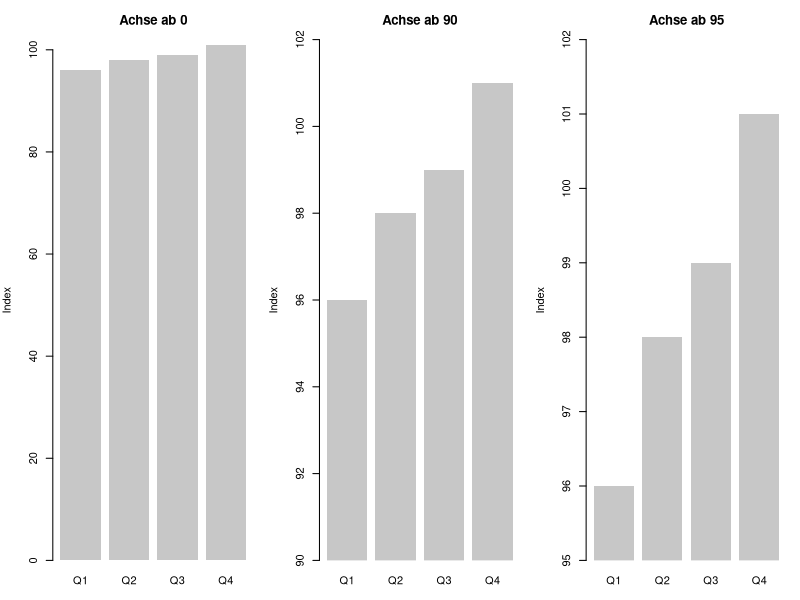
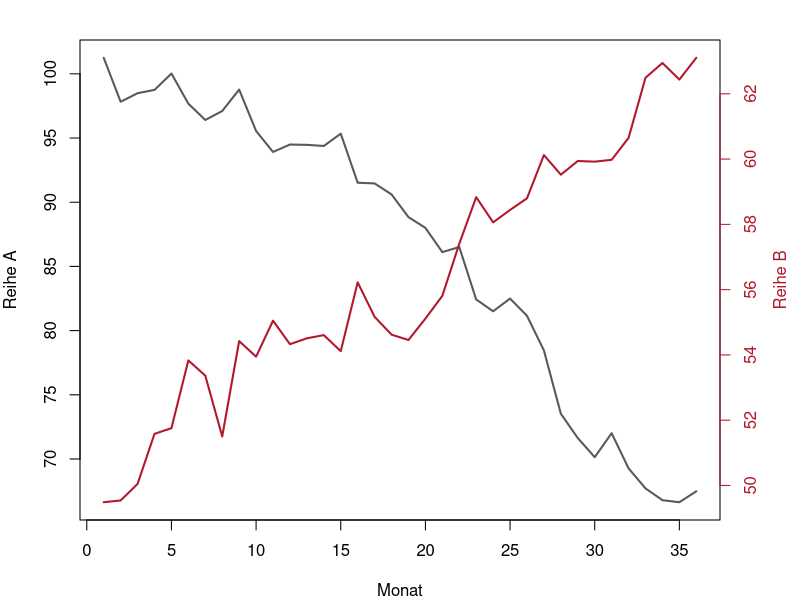
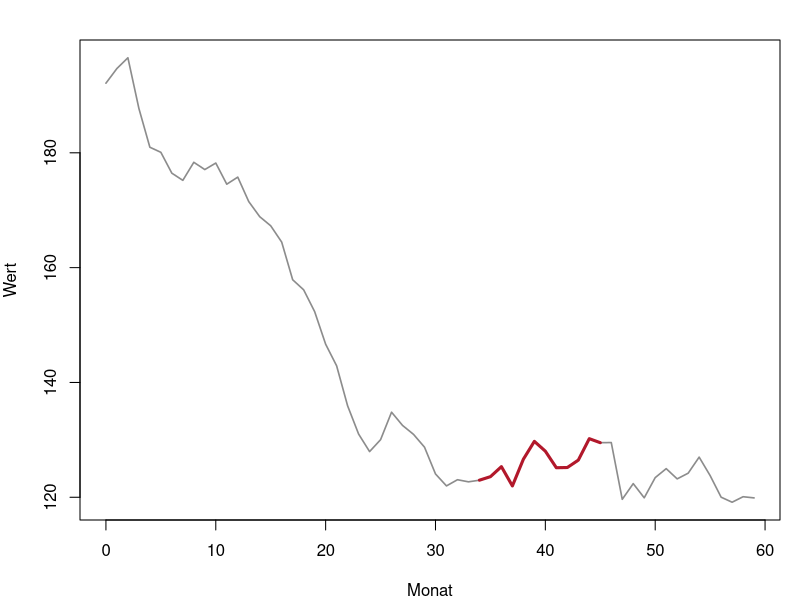
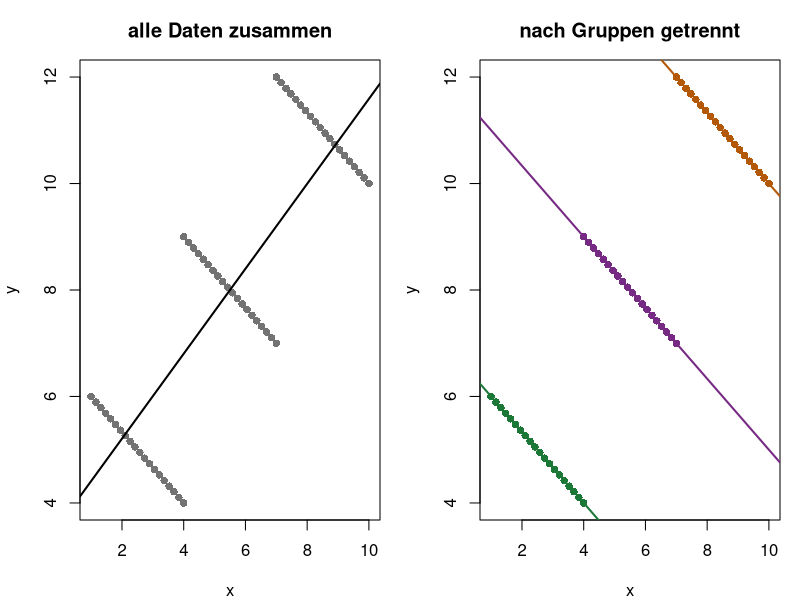
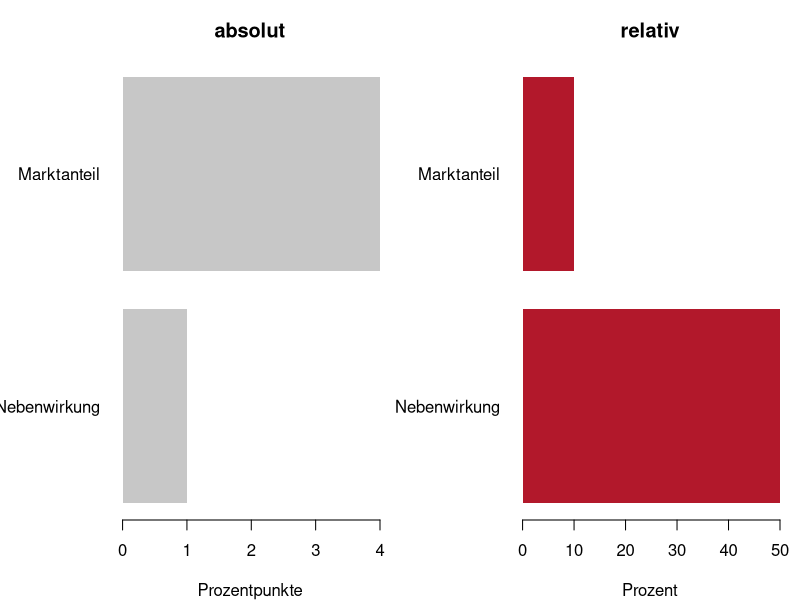

These charts were generated, in order, by the following R code:
## ---- chunk 1
#| label: setup-r
#| include: false
library(ggplot2)

theme_set(theme_minimal(base_size = 12))

lehmer <- function(saat, anzahl) {
  s <- saat
  raus <- numeric(anzahl)
  for (k in seq_len(anzahl)) {
    s <- (16807 * s) %% 2147483647
    raus[k] <- s / 2147483647
  }
  raus
}

normalmatrix <- function(saat, zeilen, spalten) {
  matrix(qnorm(lehmer(saat, zeilen * spalten)), nrow = zeilen, byrow = TRUE)
}

steigung <- function(x, y) unname(coef(lm(y ~ x))[2])

akzent <- "#b2182b"
neutral <- "grey78"
## ---- chunk 2
#| label: fig-b1-ir-r
#| fig-cap: "Beispiel 1: dieselben vier Werte mit drei Achsenanfängen."
#| fig-height: 3
quartale <- c("Q1", "Q2", "Q3", "Q4")
werte <- c(96, 98, 99, 101)

round(c(echtes_verhaeltnis = max(werte) / min(werte),
        zuwachs_prozent = (werte[4] / werte[1] - 1) * 100), 4)

for (basis in c(0, 90, 95)) {
  laengen <- werte - basis
  cat(sprintf("Achse ab %3d: Balkenlängen %-18s Verhältnis %5.3f  Verzerrung %4.2f-fach\n",
              basis, paste(laengen, collapse = " "),
              max(laengen) / min(laengen),
              (max(laengen) / min(laengen)) / (max(werte) / min(werte))))
}

par(mfrow = c(1, 3), mar = c(3, 4, 3, 1))
for (basis in c(0, 90, 95)) {
  barplot(werte, names.arg = quartale, col = neutral, border = NA,
          ylim = c(basis, 102), xpd = FALSE,
          ylab = "Index", main = paste("Achse ab", basis))
}
par(mfrow = c(1, 1))
## ---- chunk 3
#| label: b2-ir-r
N <- 500; n_zeit <- 36
Z <- normalmatrix(2323, 2 * N, n_zeit)

r_niveau <- numeric(N); r_aenderung <- numeric(N)
for (k in seq_len(N)) {
  a <- cumsum(Z[2 * k - 1, ]); b <- cumsum(Z[2 * k, ])
  r_niveau[k] <- cor(a, b)
  r_aenderung[k] <- cor(diff(a), diff(b))
}

round(c(anteil_niveau_ueber_0.5 = mean(abs(r_niveau) > 0.5),
        anteil_niveau_ueber_0.8 = mean(abs(r_niveau) > 0.8),
        anteil_aenderung_ueber_0.5 = mean(abs(r_aenderung) > 0.5),
        mittleres_abs_r_niveau = mean(abs(r_niveau)),
        mittleres_abs_r_aenderung = mean(abs(r_aenderung))), 4)

k <- which.max(abs(r_niveau))
round(c(paar = k, r_niveau = r_niveau[k], r_aenderung = r_aenderung[k]), 4)
## ---- chunk 4
#| label: fig-b2-ir-r
#| fig-cap: "Beispiel 2: das auffälligste der 500 Paare, an zwei y-Achsen gezeichnet."
#| fig-height: 3.2
a <- 100 + cumsum(Z[2 * k - 1, ] * 2)
b <- 50 + cumsum(Z[2 * k, ] * 1.2)
round(c(r_der_gezeigten_reihen = cor(a, b),
        r_der_aenderungen = cor(diff(a), diff(b))), 4)

par(mar = c(4, 4, 2, 4))
plot(a, type = "l", lwd = 2, col = "grey35", xlab = "Monat", ylab = "Reihe A")
par(new = TRUE)
plot(b, type = "l", lwd = 2, col = akzent, axes = FALSE, xlab = "", ylab = "")
axis(4, col = akzent, col.axis = akzent)
mtext("Reihe B", side = 4, line = 2.5, col = akzent)
## ---- chunk 5
#| label: fig-b3-ir-r
#| fig-cap: "Beispiel 3: der ganze Verlauf, darin der günstigste Ausschnitt hervorgehoben."
#| fig-height: 3.2
t <- 0:59
reihe <- 200 - 1.5 * t + cumsum(qnorm(lehmer(3131, 60)) * 4)

round(c(gesamtsteigung = steigung(t, reihe)), 3)

bestes <- list(steigung = -Inf)
for (start in 0:47) {
  for (laenge in c(12, 18)) {
    idx <- (start + 1):(start + laenge)
    s <- steigung(t[idx], reihe[idx])
    if (s > bestes$steigung) bestes <- list(steigung = s, start = start, laenge = laenge)
  }
}
round(unlist(bestes), 3)

idx <- (bestes$start + 1):(bestes$start + bestes$laenge)
round(c(ausschnitt_anfang = reihe[idx[1]],
        ausschnitt_ende = reihe[idx[length(idx)]],
        veraenderung_prozent = (reihe[idx[length(idx)]] / reihe[idx[1]] - 1) * 100), 1)
round(c(gesamt_anfang = reihe[1], gesamt_ende = reihe[60],
        veraenderung_prozent = (reihe[60] / reihe[1] - 1) * 100), 1)

par(mar = c(4, 4, 2, 1))
plot(t, reihe, type = "l", lwd = 1.6, col = "grey55", xlab = "Monat", ylab = "Wert")
lines(t[idx], reihe[idx], lwd = 3, col = akzent)
## ---- chunk 6
#| label: fig-b4-ir-r
#| fig-cap: "Beispiel 4: links alle Daten zusammen, rechts nach Gruppen getrennt."
#| fig-height: 3.4
gruppe <- rep(c("A", "B", "C"), each = 20)
x <- c(seq(1, 4, length.out = 20), seq(4, 7, length.out = 20),
       seq(7, 10, length.out = 20))
y <- c(seq(6, 4, length.out = 20), seq(9, 7, length.out = 20),
       seq(12, 10, length.out = 20))

round(c(gesamtsteigung = steigung(x, y), gesamtkorrelation = cor(x, y)), 4)
for (g in c("A", "B", "C")) {
  m <- gruppe == g
  cat(sprintf("Gruppe %s: Steigung %7.4f  Korrelation %7.4f\n",
              g, steigung(x[m], y[m]), cor(x[m], y[m])))
}

farben <- c(A = "#1b7837", B = "#762a83", C = "#b35806")
par(mfrow = c(1, 2), mar = c(4, 4, 3, 1))
plot(x, y, pch = 16, col = "grey45", xlab = "x", ylab = "y",
     main = "alle Daten zusammen")
abline(lm(y ~ x), lwd = 2)
plot(x, y, pch = 16, col = farben[gruppe], xlab = "x", ylab = "y",
     main = "nach Gruppen getrennt")
for (g in c("A", "B", "C")) {
  m <- gruppe == g
  abline(lm(y[m] ~ x[m]), lwd = 2, col = farben[[g]])
}
par(mfrow = c(1, 1))
## ---- chunk 7
#| label: fig-b5-ir-r
#| fig-cap: "Beispiel 5: dieselben zwei Veränderungen, links absolut, rechts relativ."
#| fig-height: 3
faelle <- data.frame(
  name = c("Nebenwirkung", "Marktanteil"),
  vorher = c(0.02, 0.40),
  nachher = c(0.03, 0.44))

faelle$punkte <- (faelle$nachher - faelle$vorher) * 100
faelle$relativ <- (faelle$nachher / faelle$vorher - 1) * 100
faelle$betroffene_je_1000 <- (faelle$nachher - faelle$vorher) * 1000
print(faelle)

par(mfrow = c(1, 2), mar = c(4, 6, 3, 1))
barplot(faelle$punkte, names.arg = faelle$name, horiz = TRUE, las = 1,
        col = neutral, border = NA, xlab = "Prozentpunkte",
        main = "absolut")
barplot(faelle$relativ, names.arg = faelle$name, horiz = TRUE, las = 1,
        col = akzent, border = NA, xlab = "Prozent",
        main = "relativ")
par(mfrow = c(1, 1))
